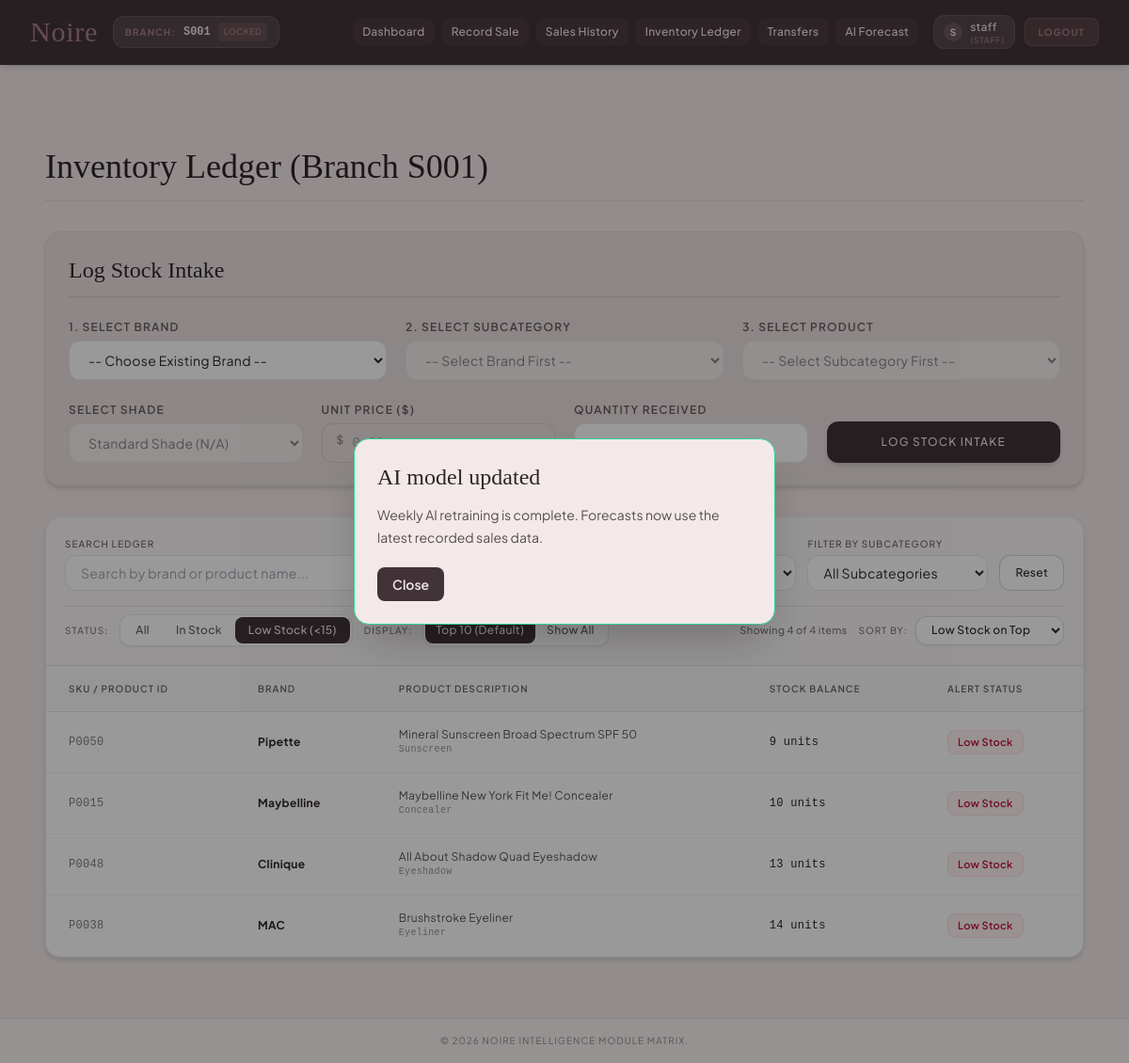
The page /inventory (signed in) on the database its author committed.
### tables this page shows
CREATE TABLE inventory (
            inventory_id INTEGER PRIMARY KEY AUTOINCREMENT,
            branch_id TEXT NOT NULL REFERENCES branches(branch_id) ON UPDATE CASCADE,
            product_id TEXT NOT NULL REFERENCES products(product_id) ON UPDATE CASCADE,
            stock INTEGER NOT NULL DEFAULT 0 CHECK(stock >= 0),
            last_updated DATETIME DEFAULT CURRENT_TIMESTAMP,
            UNIQUE(branch_id, product_id)
        );

CREATE TABLE products (
            product_id TEXT PRIMARY KEY,
            brand_id INTEGER NOT NULL REFERENCES brands(brand_id),
            subcategory_id INTEGER NOT NULL REFERENCES subcategories(subcategory_id),
            product_name TEXT NOT NULL,
            base_price REAL NOT NULL DEFAULT 0.0 CHECK(base_price >= 0),
            created_at DATETIME DEFAULT CURRENT_TIMESTAMP
        );

CREATE TABLE brands (
            brand_id INTEGER PRIMARY KEY AUTOINCREMENT,
            brand_name TEXT UNIQUE NOT NULL
        );

CREATE TABLE subcategories (
            subcategory_id INTEGER PRIMARY KEY AUTOINCREMENT,
            category_id INTEGER NOT NULL REFERENCES categories(category_id),
            subcategory_name TEXT NOT NULL,
            UNIQUE(category_id, subcategory_name)
        );

### app.py (the view, shortened to what this page needs)
@app.route('/inventory', methods=['GET', 'POST'])
@login_required
def inventory_view():
    current_branch = session.get('branch', 'S001')
    inventory_items = db_load_inventory(branch=current_branch)
    catalog_map = {}
    all_subcategories = set()
    for item in inventory_items:
        b_name = item['brand']
        p_name = item['product_name']
        subcat = item['subcategory']
        if subcat: all_subcategories.add(subcat)
        if b_name and p_name:
            if b_name not in catalog_map: catalog_map[b_name] = []
            if not any(i['name'] == p_name for i in catalog_map[b_name]):
                catalog_map[b_name].append({'name': p_name, 'price': item['price']})
    return render_template(
        'inventory.html',
        inventory_items=inventory_items,
        brands=sorted(list(catalog_map.keys())),
        subcategories=sorted(list(all_subcategories)),
        catalog_map=catalog_map,
        current_branch=current_branch
    )

### app.py (called while the page is built)
@app.context_processor
def inject_active_branches():
    try:
        with get_db() as conn:
            rows = conn.execute(
                "SELECT branch_id FROM branches WHERE is_active = 1 ORDER BY branch_id;"
            ).fetchall()
        return {'active_branches': [{'branch_id': r['branch_id']} for r in rows]}
    except Exception:
        return {'active_branches': [{'branch_id': b} for b in ['S001', 'S002', 'S003', 'S004', 'S005']]}

def login_required(f):
    @wraps(f)
    def decorated_function(*args, **kwargs):
        if 'username' not in session:
            flash('Session expired or unauthenticated. Please log in.')
            return redirect(url_for('login'))
        return f(*args, **kwargs)
    return decorated_function

### src/database.py (called while the page is built)
def get_db_path():
    return os.environ.get('TEST_DB_PATH', os.path.join(PROJECT_ROOT, 'data', 'noire_retail.db'))

@contextmanager
def get_db(db_path=None):
    if db_path is None:
        db_path = get_db_path()
    os.makedirs(os.path.dirname(db_path), exist_ok=True)
    conn = sqlite3.connect(db_path, timeout=30.0)
    conn.row_factory = sqlite3.Row
    conn.execute("PRAGMA foreign_keys = ON;")
    conn.execute("PRAGMA journal_mode = WAL;")
    try:
        yield conn
        conn.commit()
    except Exception:
        conn.rollback()
        raise
    finally:
        conn.close()

### templates/inventory.html (shortened to what this page needs)
{% extends "base.html" %}
{% block content %}
<div class="max-w-7xl mx-auto px-4 py-8 space-y-8">
    <div class="border-b border-noireText/10 pb-4">
        <h2 class="text-4xl text-noireText font-serif">Inventory Ledger (Branch {{ current_branch }})</h2>
    </div>
    <div class="bg-parchment p-6 rounded-2xl border border-noireText/5 shadow-md">
        <div class="border-b border-noireText/10 pb-3 mb-6">
            <h3 class="text-2xl text-noireText font-serif">Log Stock Intake</h3>
        </div>
        <form action="{{ url_for('inventory_view') }}" method="POST" class="space-y-6">
            <div class="grid grid-cols-1 md:grid-cols-3 gap-5 text-xs tracking-wide">
                <div class="flex flex-col gap-1.5">
                    <label class="block font-semibold uppercase text-noireText/70 tracking-widest">1. Select Brand</label>
                    <select id="brand_select" name="brand" onchange="handleBrandChange()" required class="w-full px-4 py-2.5 rounded-xl bg-white border border-noireText/10 text-noireText focus:outline-none focus:border-dustyRose focus:ring-1 focus:ring-dustyRose transition-all text-sm">
                        <option value="" disabled selected>-- Choose Existing Brand --</option>
                    </select>
                </div>
                <div class="flex flex-col gap-1.5">
                    <label class="block font-semibold uppercase text-noireText/70 tracking-widest">2. Select Subcategory</label>
                    <select id="subcategory_select" name="subcategory" onchange="handleSubcategoryChange()" required disabled class="w-full px-4 py-2.5 rounded-xl bg-white border border-noireText/10 text-noireText focus:outline-none focus:border-dustyRose focus:ring-1 focus:ring-dustyRose transition-all text-sm disabled:opacity-50 capitalize">
                        <option value="" disabled selected>-- Select Brand First --</option>
                    </select>
                </div>
                <div class="flex flex-col gap-1.5">
                    <label class="block font-semibold uppercase text-noireText/70 tracking-widest">3. Select Product</label>
                    <select id="product_select" name="product" onchange="handleProductChange()" required disabled class="w-full px-4 py-2.5 rounded-xl bg-white border border-noireText/10 text-noireText focus:outline-none focus:border-dustyRose focus:ring-1 focus:ring-dustyRose transition-all text-sm disabled:opacity-50">
                        <option value="" disabled selected>-- Select Subcategory First --</option>
                    </select>
                </div>
            </div>
            <div class="grid grid-cols-1 md:grid-cols-4 gap-5 text-xs tracking-wide items-end">
                <div class="flex flex-col gap-1.5">
                    <label class="block font-semibold uppercase text-noireText/70 tracking-widest">Select Shade</label>
                    <select id="shade_select" name="shade" disabled class="w-full px-4 py-2.5 rounded-xl bg-white border border-noireText/10 text-noireText focus:outline-none focus:border-dustyRose focus:ring-1 focus:ring-dustyRose transition-all text-sm disabled:opacity-50">
                        <option value="Default" selected>Standard Shade (N/A)</option>
                    </select>
                </div>
                <div class="flex flex-col gap-1.5">
                    <label class="block font-semibold uppercase text-noireText/70 tracking-widest">Unit Price ($)</label>
                    <div class="relative">
                        <span class="absolute left-4 top-2.5 text-noireText/50 font-medium">$</span>
                    </div>
                </div>
                <div class="flex flex-col gap-1.5">
                    <label class="block font-semibold uppercase text-noireText/70 tracking-widest">Quantity Received</label>
                </div>
                <div>
                    <button type="submit" class="w-full px-8 py-3 bg-deepWine hover:bg-noireText text-velvet font-medium uppercase tracking-widest text-xs rounded-xl transition-all shadow-md h-[44px]">Log Stock Intake</button>
                </div>
            </div>
        </form>
    </div>
    <div class="bg-white rounded-2xl border border-noireText/10 shadow-md overflow-hidden">
        <div class="p-5 border-b border-noireText/10 bg-parchment/30 space-y-4 text-xs tracking-wide">
            <div class="flex flex-col md:flex-row gap-3 items-stretch md:items-end">
                <div class="flex-grow flex flex-col gap-1">
                    <label for="table_search" class="font-medium uppercase text-noireText/70 tracking-widest text-[10px]">Search Ledger</label>
                    <div class="relative">
                        <input type="text" id="table_search" placeholder="Search by brand or product name..." class="w-full px-4 py-2 rounded-xl bg-white border border-noireText/10 text-noireText focus:outline-none focus:border-dustyRose focus:ring-1 focus:ring-dustyRose transition-all text-sm">
                    </div>
                </div>
                <div class="w-full md:w-48 flex flex-col gap-1">
                    <label for="table_filter_brand" class="font-medium uppercase text-noireText/70 tracking-widest text-[10px]">Filter by Brand</label>
                </div>
                <div class="w-full md:w-48 flex flex-col gap-1">
                    <label for="table_filter_subcat" class="font-medium uppercase text-noireText/70 tracking-widest text-[10px]">Filter by Subcategory</label>
                    <select id="table_filter_subcat" class="w-full px-3 py-2 rounded-xl bg-white border border-noireText/10 text-noireText focus:outline-none focus:border-dustyRose focus:ring-1 focus:ring-dustyRose transition-all text-sm capitalize">
                        <option value="">All Subcategories</option>
                    </select>
                </div>
                <button id="clear_filters" type="button" class="px-4 py-2 bg-white hover:bg-velvet/40 border border-noireText/20 hover:border-noireText/40 rounded-xl text-noireText transition-all font-medium text-xs flex items-center justify-center gap-1.5 h-[38px] shrink-0">
                    Reset
                </button>
            </div>
            <div class="flex flex-col md:flex-row gap-3 md:items-center justify-between pt-2 border-t border-noireText/10">
                <div class="flex flex-wrap items-center gap-3">
                    <div class="flex items-center gap-2">
                        <span class="font-medium uppercase text-noireText/60 tracking-widest text-[10px] hidden sm:inline-block mr-1">Status:</span>
                        <div class="inline-flex rounded-xl border border-noireText/10 overflow-hidden bg-white p-0.5 h-[34px] shadow-sm">
                            <button type="button" data-status="" class="status-tab py-1 px-3.5 rounded-lg text-center transition-all font-medium text-xs hover:bg-velvet/50 text-noireText/75">
                                All
                            </button>
                            <button type="button" data-status="in-stock" class="status-tab py-1 px-3.5 rounded-lg text-center transition-all font-medium text-xs hover:bg-velvet/50 text-noireText/75">
                                In Stock
                            </button>
                            <button type="button" data-status="low" class="status-tab py-1 px-3.5 rounded-lg text-center transition-all font-medium text-xs bg-deepWine text-velvet">
                                Low Stock (&lt;15)
                            </button>
                        </div>
                    </div>
                    <div class="flex items-center gap-1.5">
                        <span class="font-medium uppercase text-noireText/60 tracking-widest text-[10px] hidden sm:inline-block mr-1">Display:</span>
                        <div class="inline-flex rounded-xl border border-noireText/10 overflow-hidden bg-white p-0.5 h-[34px] shadow-sm text-xs">
                            <button type="button" id="invLimit10Btn" onclick="setInventoryLimit(10)" class="inv-limit-tab py-1 px-3 rounded-lg font-medium transition-all bg-deepWine text-velvet">
                                Top 10 (Default)
                            </button>
                            <button type="button" id="invLimitAllBtn" onclick="setInventoryLimit('all')" class="inv-limit-tab py-1 px-3 rounded-lg font-medium transition-all hover:bg-velvet/50 text-noireText/75">
                                Show All
                            </button>
                        </div>
                    </div>
                </div>
                <div class="flex items-center gap-3 self-start md:self-auto">
                    <span id="inventoryMatchCount" class="text-[11px] text-noireText/60 font-medium hidden sm:inline">
                    </span>
                    <div class="flex items-center gap-2">
                        <label for="table_sort" class="font-medium uppercase text-noireText/60 tracking-widest text-[10px] shrink-0">Sort By:</label>
                        <select id="table_sort" class="px-3 py-1.5 rounded-xl bg-white border border-noireText/15 text-noireText focus:outline-none focus:border-dustyRose focus:ring-1 focus:ring-dustyRose transition-all text-xs font-medium cursor-pointer shadow-sm">
                            <option value="stock-asc">Low Stock on Top</option>
                        </select>
                    </div>
                </div>
            </div>
        </div>
        <div class="overflow-x-auto w-full">
            <table class="w-full text-left text-xs tracking-wide border-collapse min-w-[600px]">
                <thead>
                    <tr class="bg-parchment/20 border-b border-noireText/10 text-noireText/70 uppercase text-[10px] tracking-widest">
                        <th class="py-4 px-6 font-semibold">SKU / Product ID</th>
                        <th class="py-4 px-6 font-semibold">Brand</th>
                        <th class="py-4 px-6 font-semibold">Product Description</th>
                        <th class="py-4 px-6 font-semibold">Stock Balance</th>
                        <th class="py-4 px-6 font-semibold">Alert Status</th>
                    </tr>
                </thead>
                <tbody id="inventory_table_body">
                    {% for item in inventory_items %}
                    {% set item_status = 'low' if item.stock|int < 15 else 'in-stock' %}
                    <tr class="inventory-row border-b border-noireText/5 hover:bg-velvet/20 transition-colors"
                        data-brand="{{ item.brand }}"
                        data-subcategory="{{ (item.subcategory or '')|lower }}"
                        data-product="{{ item.product_name }}"
                        data-status="{{ item_status }}"
                        data-stock="{{ item.stock }}"
                        data-price="{{ item.price }}"
                        data-updated="{{ item.last_updated or '' }}"
                        data-id="{{ item.inventory_id or loop.index }}">
                        <td class="py-4 px-6 font-mono text-noireText/60">{{ item.product_id or 'P0000' }}</td>
                        <td class="py-4 px-6 font-bold text-noireText">{{ item.brand }}</td>
                        <td class="py-4 px-6 text-noireText/80">
                            {{ item.product_name }}
                            {% if item.subcategory %}
                            <span class="block text-[10px] text-noireText/50 font-mono capitalize">{{ item.subcategory }}</span>
                            {% endif %}
                        </td>
                        <td class="py-4 px-6 font-mono font-medium text-noireText">{{ item.stock }} units</td>
                        <td class="py-4 px-6">
                            {% if item.stock|int < 15 %}
                                <span class="text-rose-700 bg-rose-50 px-2.5 py-1 rounded-lg text-[11px] font-semibold inline-block border border-rose-200/50">Low Stock</span>
                            {% else %}
                                <span class="text-emerald-700 bg-emerald-50 px-2.5 py-1 rounded-lg text-[11px] font-semibold inline-block border border-emerald-200/50">In Stock</span>
                            {% endif %}
                        </td>
                    </tr>
                    {% else %}
                    <tr>
                        <td colspan="5" class="py-8 text-center text-noireText/40 italic text-sm">
                            No stock ledger records found for Branch {{ current_branch }}.
                        </td>
                    </tr>
                    {% endfor %}
                </tbody>
            </table>
        </div>
    </div>
</div>
{% endblock %}

### templates/base.html (style rules this page uses)
body { font-family: 'Plus Jakarta Sans', 'Space Grotesk', sans-serif; background-color: #f3e9e9; color: #2e2528; }
h1, h2, h3, .brand-font { font-family: 'Cormorant Garamond', serif; font-weight: 600; }

### rows shown on the page
inventory: product_id "P0050", brand "Pipette", product_name "Mineral Sunscreen Broad Spectrum SPF 50", subcategory "Sunscreen", stock "9", shows "Low Stock"
inventory: product_id "P0048", brand "Clinique", product_name "All About Shadow Quad Eyeshadow", subcategory "Eyeshadow", stock "13", shows "Low Stock"
inventory: product_id "P0015", brand "Maybelline", product_name "Maybelline New York Fit Me! Concealer", subcategory "Concealer", stock "10", shows "Low Stock"
inventory: product_id "P0038", brand "MAC", product_name "Brushstroke Eyeliner", subcategory "Eyeliner", stock "14", shows "Low Stock"

### other values the page prints
{{ session.get('branch', 'S001') }} "S001"
{{ session.get('username', 'G')[:1] }} "S"
{{ session.get('username', 'Guest') }} "staff"
{{ session.get('role', 'staff') }} "STAFF"
{{ current_branch }} "S001"
